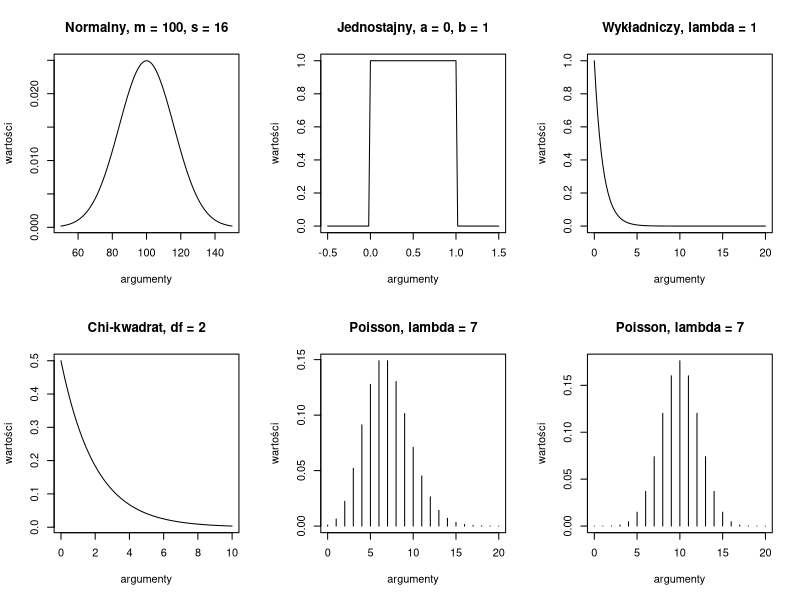

The R source for this figure:
x <- seq(50, 150, 0.1)

par(mfrow = c(2, 3))

curve(dnorm(x, mean = 100, sd = 16), from = 50, to = 150, xlab = "argumenty",
      ylab = "wartości", main = "Normalny, m = 100, s = 16")

curve(dunif(x, min = 0, max = 1), from = -0.5, to = 1.5, xlab = "argumenty",
      ylab = "wartości", main = "Jednostajny, a = 0, b = 1")

curve(dexp(x, rate = 1), from = 0, to = 20, xlab = "argumenty",
      ylab = "wartości", main = "Wykładniczy, lambda = 1")

curve(dchisq(x, df = 2), from = 0, to = 10, xlab = "argumenty",
      ylab = "wartości", main = "Chi-kwadrat, df = 2")

x_pois <- 0:20
y_pois <- dpois(x_pois, lambda = 7)
plot(x_pois, y_pois, type = "h", xlim = c(0, 20), xlab = "argumenty",
     ylab = "wartości", main = "Poisson, lambda = 7")

x_binom <- 0:20
y_binom <- dbinom(x_binom, size = 20, prob = 0.5)
plot(x_binom, y_binom, type = "h", xlim = c(0, 20), xlab = "argumenty",
     ylab = "wartości", main = "Poisson, lambda = 7")

par(mfrow = c(1, 1))

# NOTE:

# gęstości rozkładu normalnego -> liniowy
# gęstości rozkładu jednostajnego -> liniowy
# gęstości rozkładu wykładniczego -> liniowy
# gęstości rozkładu chi-kwadrat -> liniowy
# prawdopodobieństwa rozkładu poissona -> słupkowy (pionowe linie)
# prawdopodobieństwa rozkładu dwumianowego -> słupkowy (pionowe linie)
